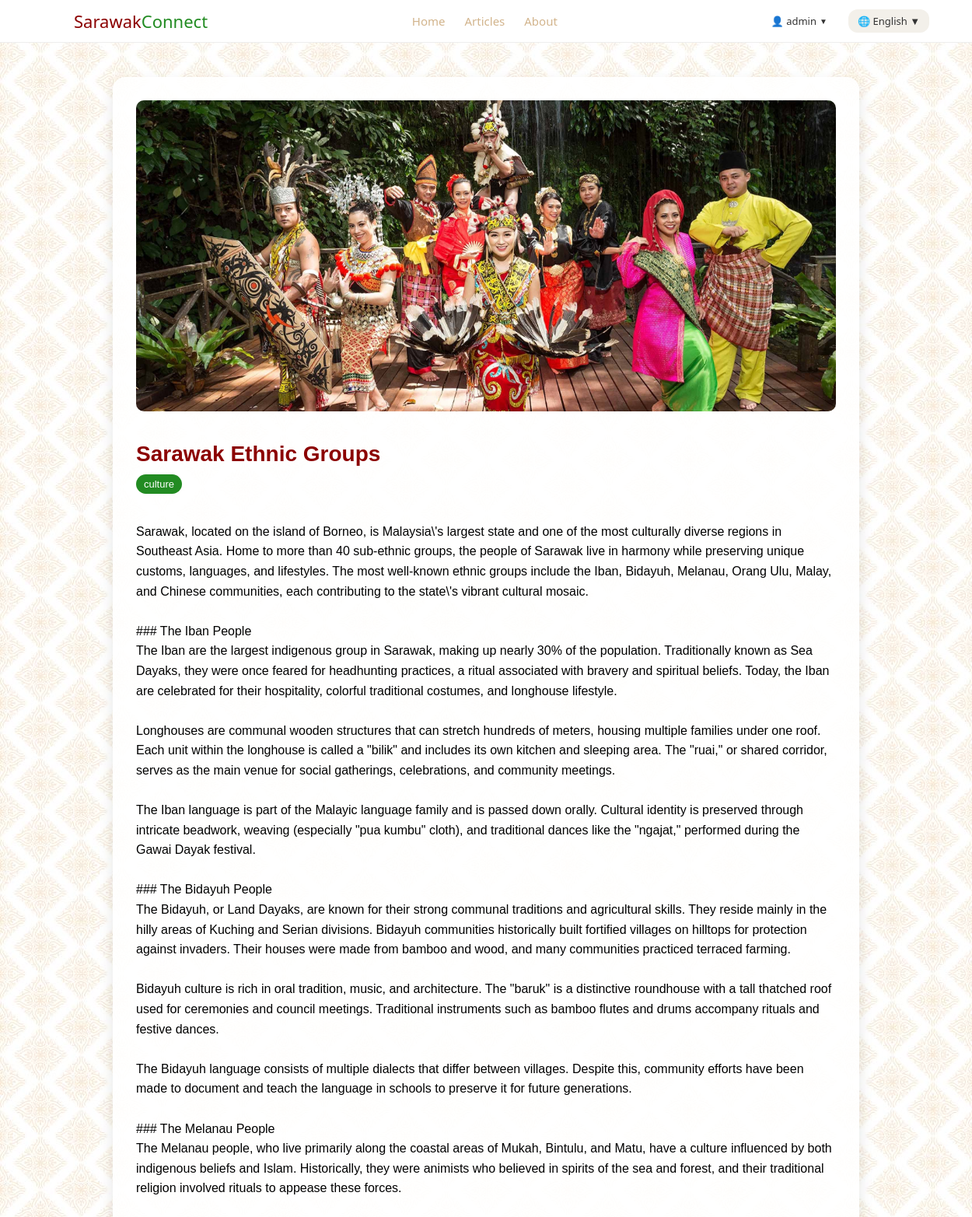
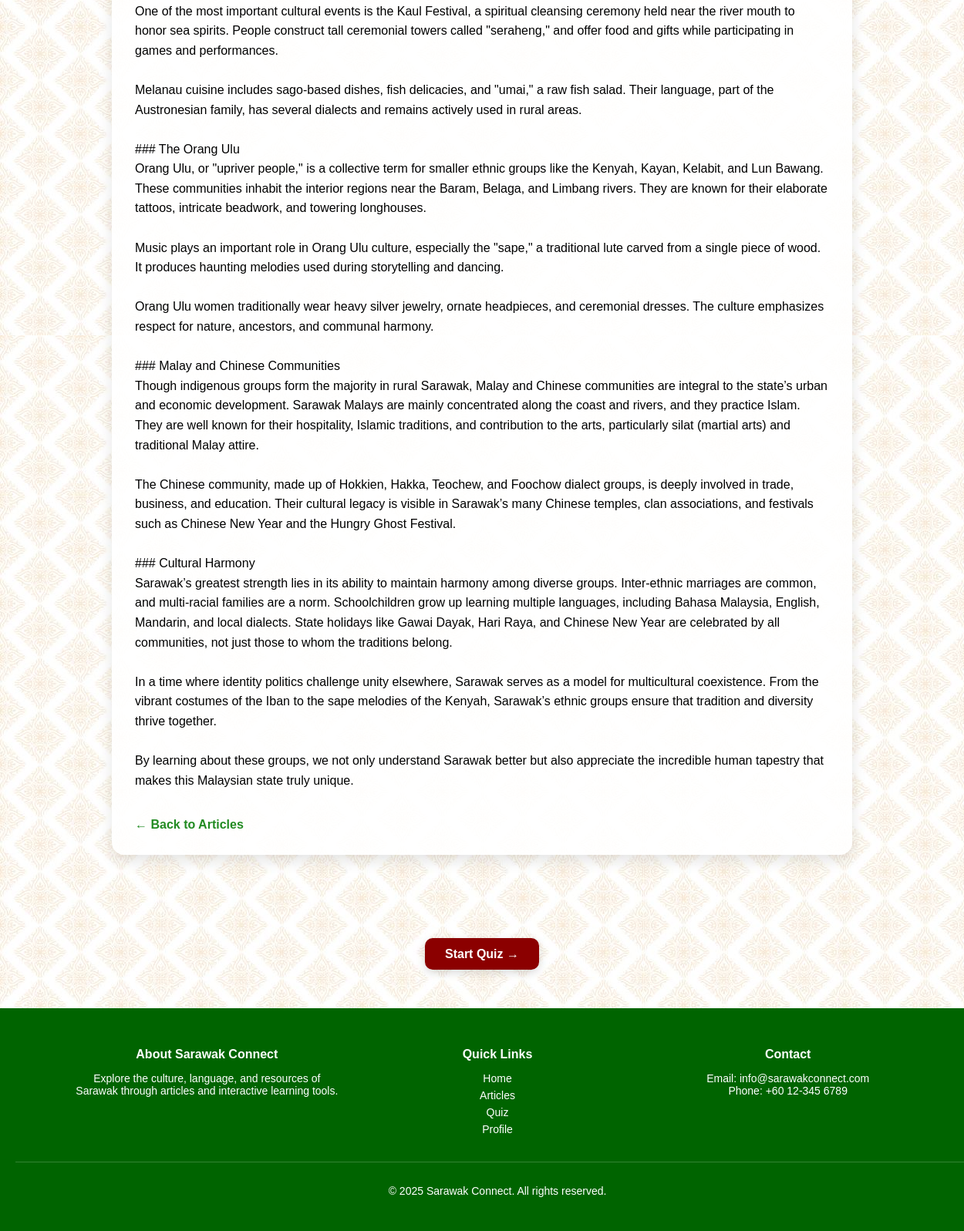
/article.php?id=1 (signed in), run on the app's committed database (2 pictures, top to bottom).
### tables this page shows
CREATE TABLE `articles` (
  `id` int(11) NOT NULL,
  `image` varchar(255) DEFAULT NULL,
  `tag` varchar(50) DEFAULT NULL,
  `title_en` varchar(255) DEFAULT NULL,
  `title_my` varchar(255) DEFAULT NULL,
  `title_zh` varchar(255) DEFAULT NULL,
  `content_en` text DEFAULT NULL,
  `content_my` text DEFAULT NULL,
  `content_zh` text DEFAULT NULL
);

### article.php (the view, shortened to what this page needs)
<?php
include('includes/db_connect.php');
include('includes/header.php');
$title_field = 'title_en';
$content_field = 'content_en';
$article_id = isset($_GET['id']) && is_numeric($_GET['id']) ? (int) $_GET['id'] : null;
$stmt = $conn->prepare("SELECT $title_field AS title, $content_field AS content, image, tag FROM articles WHERE id = ?");
$stmt->bind_param("i", $article_id);
$stmt->execute();
$result = $stmt->get_result();
if (!$article = $result->fetch_assoc()) {
    echo "<div class='content-center'><h2>Article not found.</h2></div>";
    include('includes/footer.php');
    exit;
}
?>
<div class="article-detail">
  <div class="article-image">
    <img src="images/<?php echo htmlspecialchars($article['image']); ?>" alt="<?php echo htmlspecialchars($article['title']); ?>">
  </div>
  <div class="article-content-full">
    <h1><?php echo htmlspecialchars($article['title']); ?></h1>
    <span class="article-tag"><?php echo htmlspecialchars($article['tag']); ?></span>
    <p><?php echo nl2br(htmlspecialchars($article['content'])); ?></p>
    <a href="articles.php" class="back-link">← Back to Articles</a>
  </div>
</div>
<?php if (isset($_SESSION['user_id'])): ?>
  <div class="quiz-cta">
    <a href="quiz.php?article_id= <?php echo $article_id; ?>"class="quiz-btn">Start Quiz →</a>
  </div>
<?php endif; ?>
<?php include('includes/footer.php'); ?>

### css/style.css (style rules this page uses)
body { font-family: Arial, sans-serif; background-color: #f5f5dc; background-image: url('../images/bg.jpg'); background-repeat: repeat; background-size: auto; margin: 0; padding: 0; min-height: 100vh; display: flex; flex-direction: column; }
html, body { height: 100%; margin: 0; padding: 0; flex-direction: column; }
.article-tag { display: inline-block; background-color: #228B22; color: white; font-size: 12px; padding: 4px 8px; border-radius: 20px; margin-bottom: 8px; }
.quiz-cta { text-align: center; margin-top: 40px; margin-bottom: 60px; }
.quiz-btn { background-color: #8B0000; color: white; padding: 12px 26px; border-radius: 10px; font-weight: bold; text-decoration: none; box-shadow: 0 4px 12px rgba(0,0,0,0.15); transition: background-color 0.3s ease; }
.article-detail { max-width: 900px; margin: 80px auto; padding: 30px; background-color: rgba(255, 255, 255, 0.9); border-radius: 16px; box-shadow: 0 8px 18px rgba(0,0,0,0.1); animation: fadeInUp 0.5s ease forwards; }
.article-image img { width: 100%; max-height: 400px; object-fit: cover; border-radius: 10px; margin-bottom: 20px; }
.article-content-full h1 { font-size: 28px; margin-bottom: 10px; color: #8B0000; }
.article-content-full .article-tag { display: inline-block; background-color: #228B22; color: white; font-size: 13px; padding: 5px 10px; border-radius: 16px; margin-bottom: 20px; }
.article-content-full p { font-size: 16px; line-height: 1.6; }
.back-link { display: inline-block; margin-top: 20px; color: #228B22; font-weight: bold; text-decoration: none; }

### data on the page
articles: image (picture), title_en "Sarawak Ethnic Groups", tag "culture", content_en "Sarawak, located on the island of Borneo, is Malaysia\\'s largest state and one of the most culturally diverse regions in Southeast Asia. Home to more than 40 sub-ethnic groups, the people of Sarawak live in harmony while preserving unique customs, languages, and lifestyles. The most well-known ethnic groups include the Iban, Bidayuh, Melanau, Orang Ulu, Malay, and Chinese communities, each contributing to the state\\'s vibrant cultural mosaic. ### The Iban People The Iban are the largest indigenous group in Sarawak, making up nearly 30% of the population. Traditionally known as Sea Dayaks, they were once feared for headhunting practices, a ritual associated with bravery and spiritual…"

### other printed values
$nav['home'] "Home"
$nav['articles'] "Articles"
$nav['about'] "About"
$_SESSION['username'] "admin"
$lang "English"
$footer['about'] "About Sarawak Connect"
$footer['desc'] "Explore the culture, language, and resources of Sarawak through articles and interactive learning tools."
$footer['quick'] "Quick Links"
$nav['profile'] "Profile"
$footer['contact'] "Contact"
$footer['rights'] "All rights reserved."
